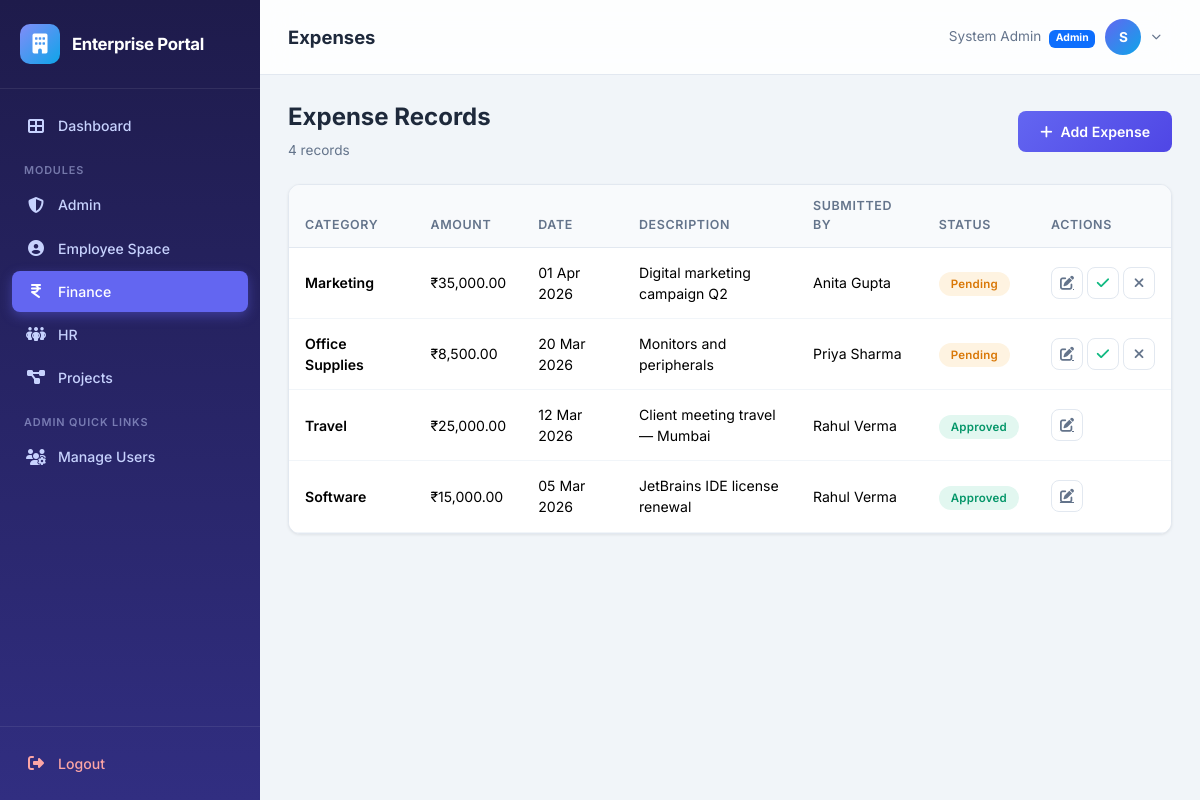
The app's page /finance/expenses (signed in) with its own data.
### app/models.py (models this page shows, shortened)
class Module(db.Model):
    __tablename__ = 'modules'
    id = db.Column(db.Integer, primary_key=True)
    name = db.Column(db.String(50), unique=True, nullable=False)
    slug = db.Column(db.String(50), unique=True, nullable=False)
    description = db.Column(db.String(200), default='')
    icon = db.Column(db.String(50), default='fas fa-cube')

class User(UserMixin, db.Model):
    __tablename__ = 'users'
    id = db.Column(db.Integer, primary_key=True)
    username = db.Column(db.String(80), unique=True, nullable=False, index=True)
    email = db.Column(db.String(120), unique=True, nullable=False)
    password_hash = db.Column(db.String(256), nullable=False)
    full_name = db.Column(db.String(150), nullable=False)
    phone = db.Column(db.String(20), default='')
    is_admin = db.Column(db.Boolean, default=False)
    is_active_user = db.Column(db.Boolean, default=True)
    must_change_password = db.Column(db.Boolean, default=False)
    created_at = db.Column(db.DateTime, default=datetime.utcnow)
    modules = db.relationship('Module', secondary='user_modules', backref=db.backref('users', lazy='dynamic'))
    employee = db.relationship('Employee', backref='user', uselist=False, lazy='joined')
    tasks_assigned = db.relationship('Task', backref='assignee', foreign_keys='Task.assigned_to')
    expenses = db.relationship('Expense', backref='submitter', foreign_keys='Expense.submitted_by')
    projects_created = db.relationship('Project', backref='creator', foreign_keys='Project.created_by')
    @property
    def is_active(self):
        return self.is_active_user

class Expense(db.Model):
    __tablename__ = 'expenses'
    id = db.Column(db.Integer, primary_key=True)
    category = db.Column(db.String(60), nullable=False)      # Travel, Software, Office, Marketing
    amount = db.Column(db.Float, nullable=False)
    date = db.Column(db.Date, default=date.today)
    description = db.Column(db.Text, default='')
    submitted_by = db.Column(db.Integer, db.ForeignKey('users.id'), nullable=False)
    status = db.Column(db.String(20), default='Pending')     # Pending, Approved, Rejected

### app/finance/routes.py (the view)
@bp.route('/expenses')
@module_required('finance')
def expenses():
    all_expenses = Expense.query.order_by(Expense.date.desc()).all()
    return render_template('finance/expenses.html', expenses=all_expenses)

### app/templates/finance/expenses.html (shortened to what this page needs)
{% extends "base.html" %}
{% block page_title %}Expenses{% endblock %}
{% block content %}
<div class="d-flex justify-content-between align-items-center mb-4">
    <div>
        <h4 style="font-weight:700;">Expense Records</h4>
        <p style="color:var(--text-secondary); font-size:0.85rem; margin:0;">{{ expenses | length }} records</p>
    </div>
    <a href="{{ url_for('finance.add_expense') }}" class="btn btn-primary" id="btn-add-expense">
        <i class="fas fa-plus me-2"></i>Add Expense
    </a>
</div>
<div class="data-card">
    <div class="table-responsive">
        <table class="table" id="expenses-table">
            <thead>
                <tr>
                    <th>Category</th>
                    <th>Amount</th>
                    <th>Date</th>
                    <th>Description</th>
                    <th>Submitted By</th>
                    <th>Status</th>
                    <th>Actions</th>
                </tr>
            </thead>
            <tbody>
                {% for exp in expenses %}
                <tr>
                    <td class="fw-semibold">{{ exp.category }}</td>
                    <td>₹{{ "{:,.2f}".format(exp.amount) }}</td>
                    <td>{{ exp.date.strftime('%d %b %Y') if exp.date else '—' }}</td>
                    <td style="max-width:200px;">{{ exp.description[:60] }}{% if exp.description|length > 60 %}…{% endif %}</td>
                    <td>{{ exp.submitter.full_name }}</td>
                    <td><span class="badge-status badge-{{ exp.status | lower }}">{{ exp.status }}</span></td>
                    <td>
                        <div class="d-flex gap-1">
                            <a href="{{ url_for('finance.edit_expense', expense_id=exp.id) }}" class="btn-action" title="Edit">
                                <i class="fas fa-pen-to-square"></i>
                            </a>
                            {% if exp.status == 'Pending' %}
                            <form method="POST" action="{{ url_for('finance.approve_expense', expense_id=exp.id) }}" class="d-inline">
                                <button type="submit" class="btn-action" title="Approve" style="color:var(--success);">
                                    <i class="fas fa-check"></i>
                                </button>
                            </form>
                            <form method="POST" action="{{ url_for('finance.reject_expense', expense_id=exp.id) }}" class="d-inline">
                                <button type="submit" class="btn-action danger" title="Reject">
                                    <i class="fas fa-times"></i>
                                </button>
                            </form>
                            {% endif %}
                        </div>
                    </td>
                </tr>
                {% else %}
                <tr><td colspan="7" class="text-center py-4" style="color:var(--text-secondary);">No expenses recorded</td></tr>
                {% endfor %}
            </tbody>
        </table>
    </div>
</div>
{% endblock %}

### app/templates/base.html (shortened to what this page needs)
<!DOCTYPE html>
<html lang="en">
<head>
    <link href="https://cdn.jsdelivr.net/npm/bootstrap@5.3.3/dist/css/bootstrap.min.css" rel="stylesheet">
    <link href="https://cdnjs.cloudflare.com/ajax/libs/font-awesome/6.5.1/css/all.min.css" rel="stylesheet">
    <link rel="stylesheet" href="{{ url_for('static', filename='css/style.css') }}">
</head>
<body>
    <aside id="sidebar" class="sidebar">
        <div class="sidebar-brand">
            <div class="brand-icon">
                <i class="fas fa-building"></i>
            </div>
            <h5>Enterprise Portal</h5>
        </div>
        <nav class="sidebar-nav">
            <a href="{{ url_for('main_dashboard') }}" class="nav-link">
                <i class="fas fa-th-large"></i>
                <span>Dashboard</span>
            </a>
            <div class="nav-label">Modules</div>
            {% for mod in user_modules %}
                {% if mod.slug == 'admin' %}
                <a href="{{ url_for('admin.dashboard') }}" class="nav-link" id="nav-admin">
                    <i class="fas fa-shield-halved"></i>
                    <span>Admin</span>
                </a>
                {% elif mod.slug == 'hr' %}
                <a href="{{ url_for('hr.dashboard') }}" class="nav-link" id="nav-hr">
                    <i class="fas fa-people-group"></i>
                    <span>HR</span>
                </a>
                {% elif mod.slug == 'pm' %}
                <a href="{{ url_for('pm.dashboard') }}" class="nav-link" id="nav-pm">
                    <i class="fas fa-diagram-project"></i>
                    <span>Projects</span>
                </a>
                {% elif mod.slug == 'finance' %}
                <a href="{{ url_for('finance.dashboard') }}" class="nav-link" id="nav-finance">
                    <i class="fas fa-indian-rupee-sign"></i>
                    <span>Finance</span>
                </a>
                {% elif mod.slug == 'employee' %}
                <a href="{{ url_for('employee.dashboard') }}" class="nav-link" id="nav-employee">
                    <i class="fas fa-user-circle"></i>
                    <span>Employee Space</span>
                </a>
                {% endif %}
            {% endfor %}
            {% if current_user.is_admin %}
            <div class="nav-label">Admin Quick Links</div>
            <a href="{{ url_for('admin.users') }}" class="nav-link">
                <i class="fas fa-users-cog"></i>
                <span>Manage Users</span>
            </a>
            {% endif %}
        </nav>
        <div class="sidebar-footer">
            <a href="{{ url_for('auth.logout') }}" class="nav-link">
                <i class="fas fa-right-from-bracket"></i>
                <span>Logout</span>
            </a>
        </div>
    </aside>
    <div class="main-content">
        <header class="top-navbar">
            <div class="d-flex align-items-center gap-3">
                <h1 class="page-title">{% block page_title %}Dashboard{% endblock %}</h1>
            </div>
            <div class="user-dropdown">
                <button class="user-dropdown-toggle" id="userDropdownBtn" type="button">
                    <span class="d-none d-md-inline" style="font-size:0.85rem; color: var(--text-secondary);">
                        {{ current_user.full_name }}
                        {% if current_user.is_admin %}
                            <span class="badge bg-primary ms-1" style="font-size:0.65rem;">Admin</span>
                        {% endif %}
                    </span>
                    <div class="user-avatar">
                        {{ current_user.full_name[0] | upper }}
                    </div>
                    <i class="fas fa-chevron-down" style="font-size:0.6rem; color:var(--text-secondary);"></i>
                </button>
            </div>
        </header>
        <div class="page-body">
            {% block content %}{% endblock %}
        </div>
    </div>
</body>
</html>

### records on screen
User: full_name "System Admin", full_name "S"
Expense: category "Marketing", amount "35,000.00", date "01 Apr 2026", description "Digital marketing campaign Q2", submitter.full_name "Anita Gupta", status "Pending"
Expense: category "Office Supplies", amount "8,500.00", date "20 Mar 2026", description "Monitors and peripherals", submitter.full_name "Priya Sharma", status "Pending"
Expense: category "Travel", amount "25,000.00", date "12 Mar 2026", description "Client meeting travel — Mumbai", submitter.full_name "Rahul Verma", status "Approved"
Expense: category "Software", amount "15,000.00", date "05 Mar 2026", description "JetBrains IDE license renewal", submitter.full_name "Rahul Verma", status "Approved"

### other values on screen
{{ expenses | length }} "4"
